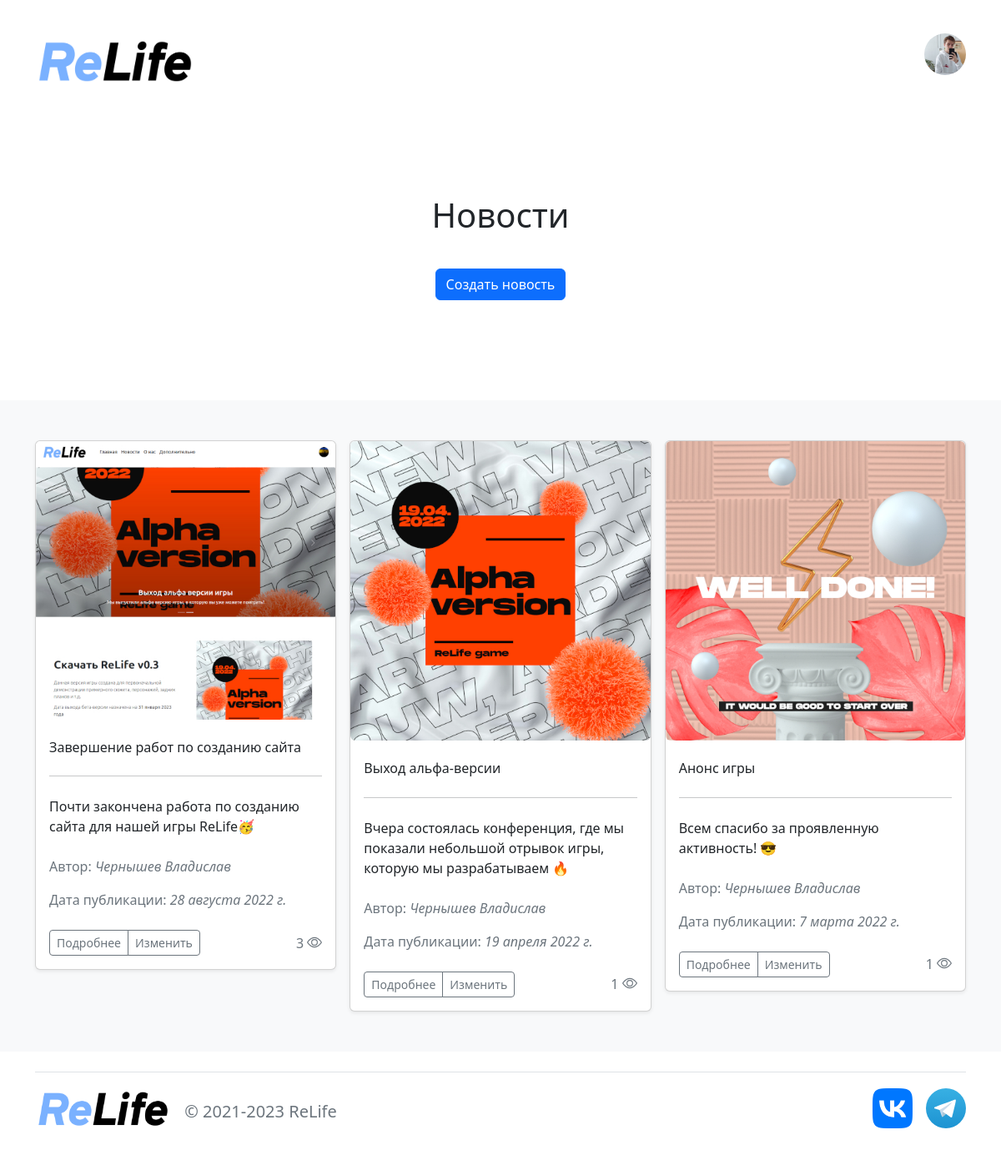
Screenshot of /news (signed in) with the database file from the repository.
### users/models.py (models this page shows, shortened)
class User(AbstractUser):
    pass

class Account(models.Model):
    user = models.OneToOneField(User, null=True, blank=True, on_delete=models.CASCADE)
    first_name = models.CharField('Имя', null=True, blank=True, max_length=32)
    last_name = models.CharField('Фамилия', null=True, blank=True, max_length=32)
    birthday = models.DateField('День рождения', null=True, blank=True, )
    gender = models.CharField(
        'Пол пользователя',
        null=True,
        blank=True,
        max_length=7,
        choices=[
            ('Мужской', 'Мужской'),
            ('Женский', 'Женский')
        ]
    )
    phone = models.CharField('Номер моб. телефона', null=True, blank=True, max_length=10)
    role = models.CharField(
        'Роль пользователя',
        null=True,
        blank=True,
        max_length=25,
        choices=[
            ('Пользователь', 'Пользователь'),
            ('Спонсор', 'Спонсор'),
            ('Ангел', 'Ангел'),
            ('Создатель', 'Создатель'),
        ],
        default='Пользователь'
    )
    accept_ua_pp = models.BooleanField('Согласие со всеми правилами', null=True, blank=True, default=True)
    nick_in_credits = models.CharField('Ник для титров', null=True, blank=True, max_length=64)
    web_site = models.CharField('Веб-сайт', null=True, blank=True, max_length=64)
    github = models.CharField('GitHub', null=True, blank=True, max_length=64)
    telegram = models.CharField('Telegram', null=True, blank=True, max_length=64)
    discord = models.CharField('Discord', null=True, blank=True, max_length=64)
    ip_address = models.CharField('Ip', null=True, blank=True, default='ABC', max_length=64)
    img = models.ImageField('Аватар', null=True, blank=True, upload_to=path_and_rename,
                            default='img/avatar/standard_avatar.png')
    class Meta:
        verbose_name = 'Пользователь_доп'
        verbose_name_plural = 'Пользователи_доп'

class Nov(models.Model):
    title = models.CharField('Новость', max_length=255)
    description = models.TextField('Описание')
    description_comp = models.CharField('Краткое описание', max_length=255)
    author = models.CharField('Автор', max_length=255)
    date = models.DateField('Дата публикации', auto_now_add=True)
    img = models.ImageField('Превью', null=True, blank=True, upload_to='img/news/')
    link_news = models.CharField('Ссылка', max_length=255)
    views = models.ManyToManyField(Ip, related_name="post_views", blank=True, default=0)
    def total_views(self):
        return self.views.count()
    class Meta:
        verbose_name = 'Новость'
        verbose_name_plural = 'Новости'

### users/views.py (the view)
# urls.py: path('news', views.news, name='news'),
def news(request):
    news = Nov.objects.order_by('-date')
    return render(request, 'users/link_news/news.html', {'nov': news})

### templates/users/link_news/news.html (shortened to what this page needs)
{% extends 'users/base.html' %}
{% load static %}
{% block logo_for_page %}
<img src=" static/users/img/logo_site.jpg" class="rounded bi me-5" alt="logo.svg" width='192' height='65.4'>
{% endblock %}
{% block content %}
<section class="py-5 text-center container">
    <div class="row py-lg-5">
        <div class="col-lg-6 col-md-8 mx-auto">
            <h1 class="">Новости</h1><br>
            {% if user.is_superuser %}
                <p>
                    <a href="{% url 'c_n' %}" class="btn btn-primary my-2">Создать новость</a>
                </p>
            {% endif %}
        </div>
    </div>
</section>
<div class="album py-5 bg-light">
    <div class="container">
      <div class="row row-cols-1 row-cols-sm-2 row-cols-md-3 g-3">
        {% for el in nov %}
            <div class="col">
                <div class="card shadow-sm">
                    <img src="/static/users/img/{{ el.img }}" class="rounded bd-placeholder-img card-img-top" width="100%" height="100%">
                    <div class="card-body">
                        <p class="card-text py-2 h6">{{ el.title }}</p>
                        <hr>
                        <p class="card-text py-2">{{ el.description_comp }}</p>
                        <p class="card-text text-muted">Автор: <i>{{ el.author }}</i></p>
                        <p class="card-text text-muted pb-2">Дата публикации: <i>{{ el.date }}</i></p>
                        <div class="d-flex justify-content-between align-items-center">
                            {% if user.is_superuser %}
                                <div class="btn-group">
                                    <a href="news/{{ el.link_news }}" class="btn btn-sm btn-outline-secondary">Подробнее</a>
                                    <a href="news/news_edit/{{ el.link_news }}" class="btn btn-sm btn-outline-secondary">Изменить</a>
                                </div>
                            {% else %}
                                <div>
                                    <a href="news/{{ el.link_news }}" class="btn btn-sm btn-outline-secondary">Подробнее</a>
                                </div>
                            {% endif %}
                            {% if user.is_superuser %}
                                <p class="card-text text-muted">
                                    {{ el.total_views }}
                                </p>
                            {% endif %}
                        </div>
                    </div>
                </div>
            </div>
        {% endfor %}
      </div>
    </div>
  </div>
{% endblock %}

### templates/users/base.html (shortened to what this page needs)
{% load static %}
<!doctype html>
<html lang="en">
<head>
    <link href="https://cdn.jsdelivr.net/npm/bootstrap@5.2.0/dist/css/bootstrap.min.css" rel="stylesheet">
    <link rel="stylesheet" href="{% static 'users/css/nav_menu.css' %}">
    <link rel="stylesheet" href="{% static 'users/css/base_link.css' %}">
</head>
<body>
    <aside>
        <header class="p-3 mb-3">
            <div class="container">
                <div class="d-flex flex-wrap align-items-center justify-content-between">
                    <a href="{% url 'home' %}" class="d-flex align-items-center mb-2 mb-lg-0 align-self-end">
                        {% block logo_for_page %}{% endblock %}
                    </a>
                    {% if user.is_authenticated %}
                        <div class="dropdown">
                            <a class="pe-0 ps-2" id="navbarDropdownUser" role="button" data-bs-toggle="dropdown"
                               aria-haspopup="true" aria-expanded="false">
                                <div class="avatar avatar-xl">
                                    {% if user.account.img %}
                                        <img class="rounded-circle mb-3" src="/static/users/{{ user.account.img }}" alt=""
                                             width="50" height="50">
                                    {% else %}
                                        <img src="/static/users/img/avatar/standard_avatar.png" alt="avatar - {{ user.username }}"
                                             class="mb-3 bd-placeholder-img rounded-circle" width="50" height="50">
                                    {% endif %}
                                </div>
                            </a>
                        </div>
                    {% endif %}
                </div>
            </div>
        </header>
    </aside>
    <main>
        {% block content %}
        {% endblock %}
    </main>
    <div class="container">
        <footer class="d-flex flex-wrap justify-content-between align-items-center py-3 my-4 border-top">
          <div class="col-md-4 d-flex align-items-center">
                <a href="{% url 'home' %}" class="mb-3 me-3 mb-md-0 text-muted text-decoration-none lh-1">
                    <img src="{% static 'users/img/logo_site.jpg' %}" class="bi" alt="logo.svg" width='163.2' height='55.59'>
                </a>
                <span class="h5 mt-3 text-muted">© 2021-2023 ReLife</span>
          </div>
          <ul class="nav col-md-4 justify-content-end list-unstyled d-flex">
            <li class="ms-3">
                <a class="text-muted" href="https://vk.com/vr1_r1">
                    <img src="{% static 'users/img/logo/VK_Compact_Logo.jpg' %}" class="bi" alt="logo.svg" width='48' height='48'>
                </a>
            </li>
            <li class="ms-3">
                <a class="text-muted" href="https://t.me/+VbuMNx8Dnsg0YWQ6">
                    <img src="{% static 'users/img/logo/Telegram_logo.svg' %}" class="bi" alt="logo.svg" width='48' height='48'>
                </a>
            </li>
          </ul>
        </footer>
      </div>
</body>
</html>

### rows the page displays
User: account.img (picture)
Nov: img (picture), title "Завершение работ по созданию сайта", description_comp "Почти закончена работа по созданию сайта для нашей игры ReLife🥳", author "Чернышев Владислав", date "28 августа 2022 г.", total_views "3"
Nov: img (picture), title "Выход альфа-версии", description_comp "Вчера состоялась конференция, где мы показали небольшой отрывок игры, которую мы разрабатываем 🔥", author "Чернышев Владислав", date "19 апреля 2022 г.", total_views "1"
Nov: img (picture), title "Анонс игры", description_comp "Всем спасибо за проявленную активность! 😎", author "Чернышев Владислав", date "7 марта 2022 г.", total_views "1"
